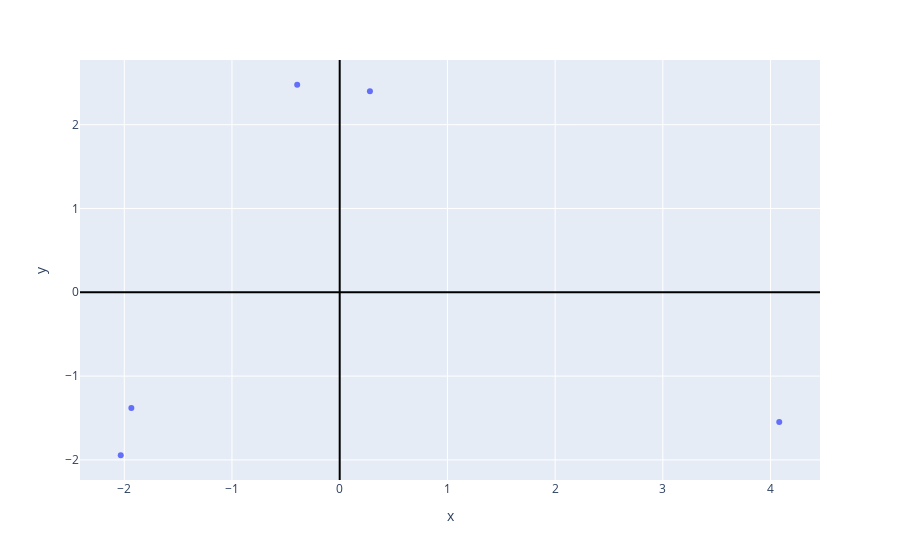

Source (notebook cell):
### Markdown cell above
Le modèle de similarité de phrase génère des embeddings proches dans l'espace vectoriel pour les phrases sémantiquement proches.

On peut le vérifier en affichant les embeddings dans un espace de dimension 2D.

### Code cell
sentences = [
    "RTE est le gestionnaire du réseau de transport d'électricité.",
    "L'équilibre entre l'offre et la demande d'électricité est une mission du GRT.",
    "Un embedding est une représentation vectorielle d'un mot.",
    "Les modèles Transformers utilisent les embeddings pour réaliser des calculs avec des mots.",
	"La recette des crêpes est très simple !",
]

# Embed sentences
embeddings = model.encode(sentences)

# Plot embeddings in a 2D graph
plot_embeddings(sentences, embeddings)

### Figure 1 — Plotly figure (JSON) as saved in the notebook; plotly's stock layout.template omitted (floating-point values rounded to 4 significant figures)
{"data": [{"hovertemplate": "<b>%{hovertext}</b><br><br><extra></extra>", "hovertext": ["RTE est le gestionnaire du réseau de transport d'électricité.", "L'équilibre entre l'offre et la demande d'électricité est une mission du GRT.", "Un embedding est une représentation vectorielle d'un mot.", "Les modèles Transformers utilisent les embeddings pour réaliser des calculs avec des mots.", "La recette des crêpes est très simple !"], "legendgroup": "", "marker": {"color": "#636efa", "symbol": "circle"}, "mode": "markers", "name": "", "orientation": "v", "showlegend": false, "type": "scatter", "x": [-1.934, -2.033, -0.3946, 0.2807, 4.081], "xaxis": "x", "y": [-1.381, -1.944, 2.476, 2.398, -1.549], "yaxis": "y"}], "layout": {"legend": {"tracegroupgap": 0}, "margin": {"t": 60}, "xaxis": {"anchor": "y", "domain": [0, 1], "title": {"text": "x"}, "zeroline": true, "zerolinecolor": "black", "zerolinewidth": 2}, "yaxis": {"anchor": "x", "domain": [0, 1], "title": {"text": "y"}, "zeroline": true, "zerolinecolor": "black", "zerolinewidth": 2}}}
